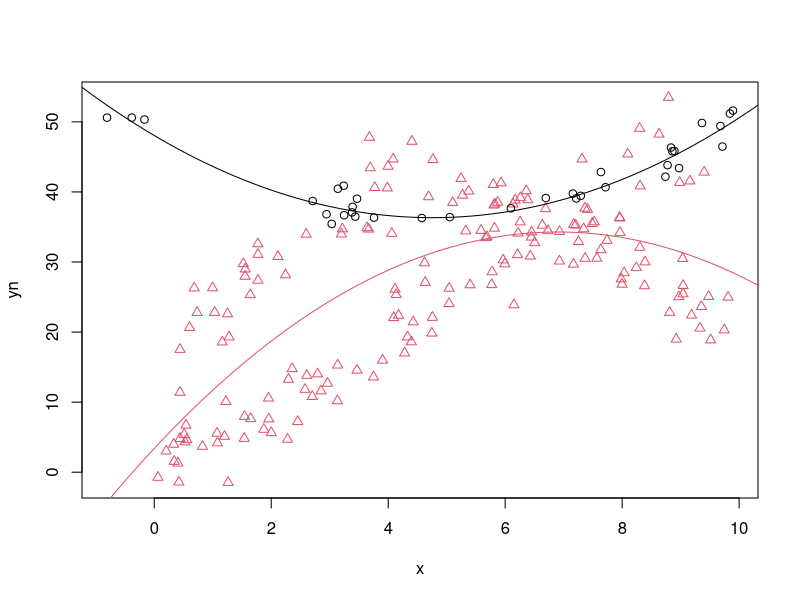
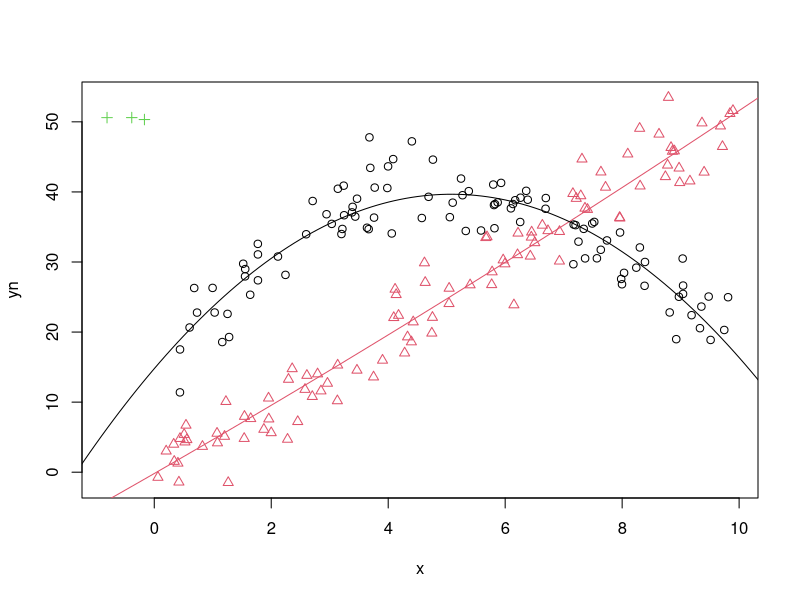

Source code (R) for these figures, in order:
library(flexmix)


### Name: FLXMRrobglm
### Title: FlexMix Driver for Robust Estimation of Generalized Linear
###   Models
### Aliases: FLXMRrobglm FLXMRrobglm-class
### Keywords: models

### ** Examples

## Example from Compstat paper, see paper for detailed explanation:
data("NPreg", package = "flexmix")
DATA <- NPreg[, 1:2]
set.seed(3)
DATA2 <- rbind(DATA, cbind(x = -runif(3), yn = 50 + runif(3)))

## Estimation without (f2) and with (f3) background component
f2 <- flexmix(yn ~ x + I(x^2), data = DATA2, k = 2)
f3 <- flexmix(yn ~ x + I(x^2), data = DATA2, k = 3,
              model = FLXMRrobglm(), 
              control = list(minprior = 0))

## Predict on new data for plots
x <- seq(-5,15, by = .1)
y2 <- predict(f2, newdata = data.frame(x = x))
y3 <- predict(f3, newdata = data.frame(x = x))

## f2 was estimated without background component:
plot(yn ~ x, data = DATA2, pch = clusters(f2), col = clusters(f2))
lines(x, y2$Comp.1, col = 1)
lines(x, y2$Comp.2, col = 2)

## f3 is with background component:
plot(yn ~ x, data = DATA2, pch = 4 - clusters(f3),
     col = 4 - clusters(f3))
lines(x, y3$Comp.2, col = 2)
lines(x, y3$Comp.3, col = 1)
